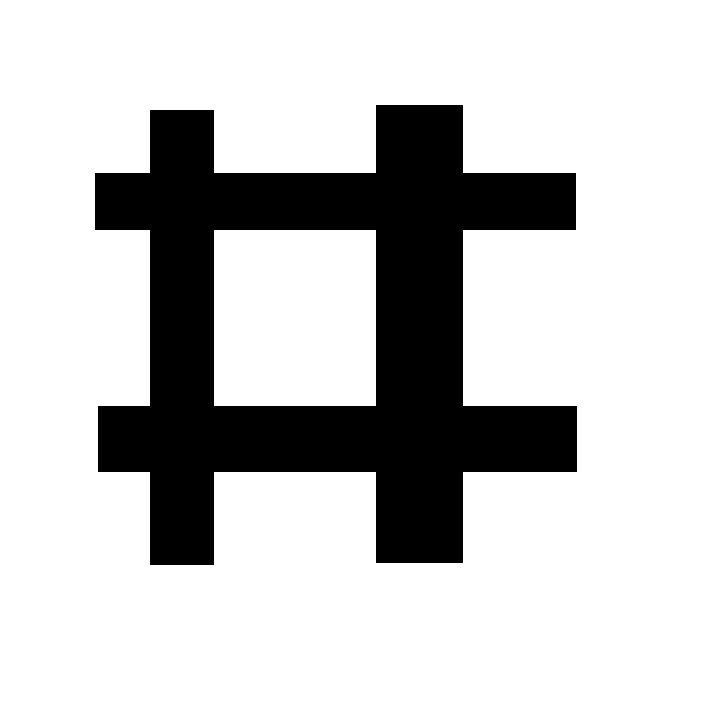
#> input picture opencv_learn/charpter09/Sobel4.bmp, 720 x 720 px
$ python demo_09.05.py   (older library calls are emulated)
#> lines starting #> are read from the running program, lines starting #| are printed output that depends on the picture; after the words box and inside, x2 and y2 are one past the last pixel; in counts of white or black regions, pixels touching at a corner belong together
import cv2

o = cv2.imread("Sobel4.bmp", cv2.IMREAD_GRAYSCALE)
#> o: shape (720, 720); 78.9% white; 1 black region, box (x1, y1, x2, y2) and area: (95, 105, 577, 565) 109424
Sobelxy = cv2.Sobel(o, cv2.CV_64F, 1, 1)
Sobelxy = cv2.convertScaleAbs(Sobelxy)
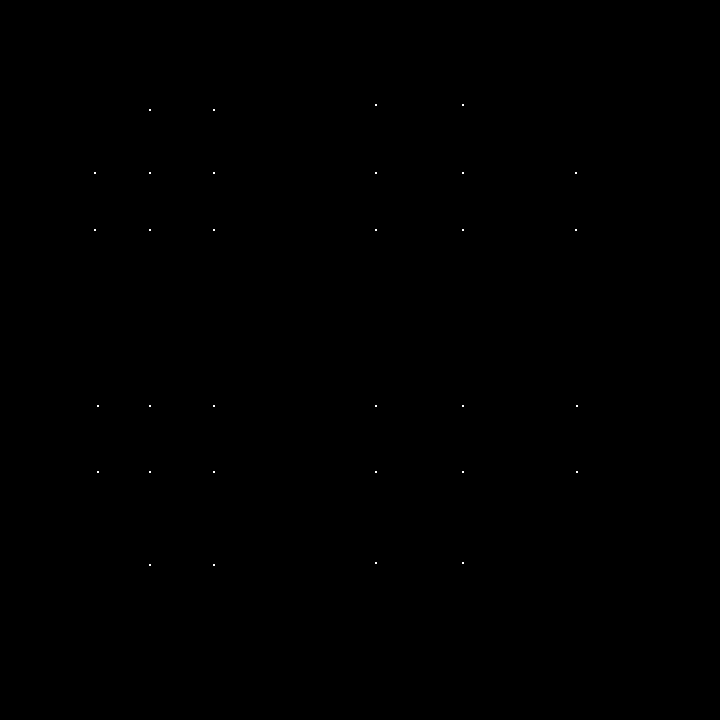
#> Sobelxy: shape (720, 720); 0.02% white in thin lines or dots, all inside (x1, y1, x2, y2) = (94, 104, 578, 566)
cv2.imshow("original", o)
cv2.imshow("x", Sobelxy)
cv2.waitKey()
cv2.destroyAllWindows()
